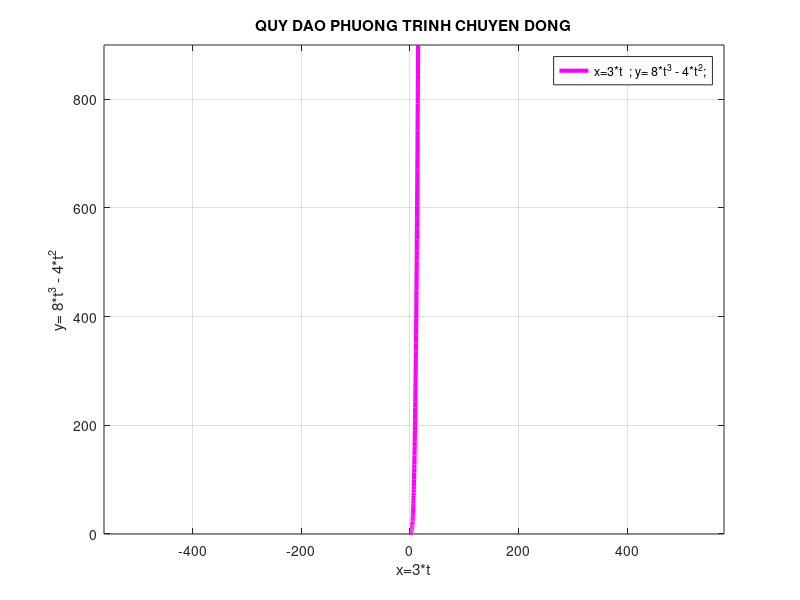

MATLAB code for this plot: (Note: this script raises an error after producing the figure.)
%VE DO THI
     t=0:5/100:5;
     x=3*t;
     y=8*t.^3 - 4*t.^2;
 plot(x,y,'m','LineWidth',3); 
 legend('x=3*t  ; y= 8*t^3 - 4*t^2;');
   title('QUY DAO PHUONG TRINH CHUYEN DONG');
      axis equal;
      xlabel('x=3*t');
      ylabel('y= 8*t^3 - 4*t^2');
 grid on;
%TINH BAN KINH CONG
 %Qua trinh khai bao
syms x y t
 disp('PHUONG TRINH QUY DAO');
     x=3*t;
     y= 8*t^3 - 4*t^2;
     pretty(x);
     pretty(y);
 %Qua trinh tinh toan
          vx=diff(x,t);
          vy=diff(y,t);
          ax=diff(x,t,2);
          ay=diff(y,t,2);
          v(t)=sqrt(vx^2 + vy^2);
          a(t)=sqrt(ax^2 + ay^2); 
          at=abs(diff(sqrt(vx^2 + vy^2),t));
          an=sqrt(a^2 -at^2);
  %Qua trinh xuat du lieu
 disp('Ban kinh cong quy dao tai thoi diem t= 1s la: R(1)= v(1)^2/an(1)=');
 pretty(subs((v(t)^2/an),t,1));
 disp('=');
 fprintf('%.3f\n',subs((v(t)^2/an),t,1)) % don vi m

